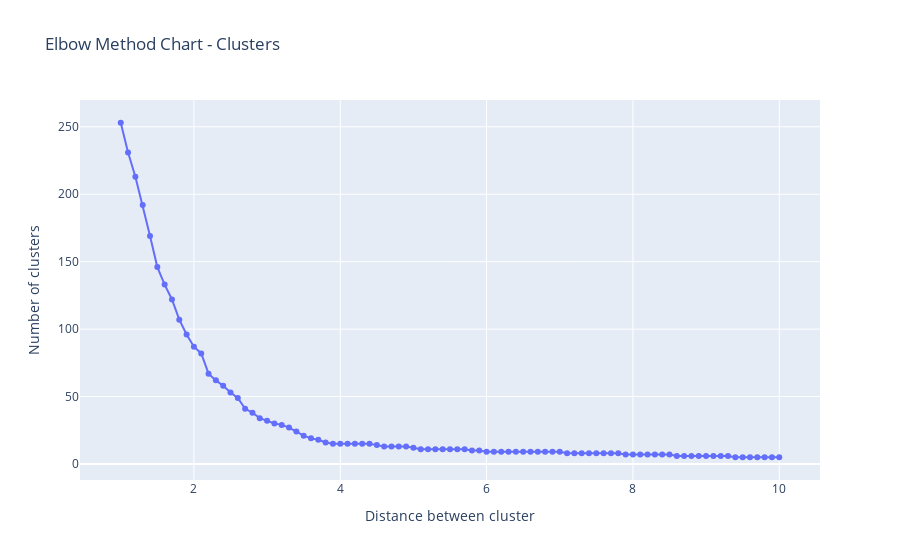

Write notebook code for a chart like this one.
### Markdown cell above
## Aglomerative Hierarchical Clustering using Ward Linkage

As indicated by the term hierarchical, the method seeks to build clusters based on hierarchy. Generally, there are two types of clustering strategies: **Agglomerative** and **Divisive**. Here, we mainly focus on the agglomerative approach, which can be easily pictured as a ‘bottom-up’ algorithm.

### Ward Linkage Method

There are four methods for combining clusters in agglomerative approach. The one we choose to use is called Ward’s Method. Unlike the others. Instead of measuring the distance directly, it analyzes the variance of clusters. Ward’s is said to be the most suitable method for quantitative variables.
    
$\Delta(A,B) = \sum_{i\in A \bigcup B} ||\overrightarrow{x_i} - \overrightarrow{m}_{A \bigcup B}||^2 - \sum_{i \in A}||\overrightarrow{x_i} - \overrightarrow{m}_A||^2 -\sum_{i \in B}||\overrightarrow{x_i}- \overrightarrow{m}_B||^2 
= \frac{n_An_B}{n_A+n_B} ||\overrightarrow{m}_A- \overrightarrow{m}_B||^2$

where $\overrightarrow{m}_j$ is the center of cluster j, and $n_j$ is the number of points in it. Δ is called the merging cost of combining the clusters A and B. With hierarchical clustering, the sum of squares starts out at zero (because every point is in its own cluster) and then grows as we merge clusters. Ward’s method keeps this growth as small as possible.

The euclidean distance is the straight line distance between two points in Euclidean Space.

$d(p,q) = \sqrt{(q_1 -p_1)^2 + (q_2 - p_2)^2 + \cdots + (q_n -p_n)^2} = \sqrt{\sum_{i=1} (q_i-p_i)^2}$

### Code cell
from scipy.cluster.hierarchy import linkage, fcluster, dendrogram
import matplotlib.pyplot as plt
import numpy as np
import plotly.graph_objects as go

# dist_matrix is long form distance matrix
# notice this is the intracluster SSE
def intracluster_sse(df: pd.DataFrame) -> float:
    avg = df.mean(axis = 1)
    sse = (df.T - avg).pow(2).sum().sum()
    return (sse)

linkage_matrix = linkage(pivot_combined.T, 'ward')
t_values = np.arange(1, 10.1, 0.1)
avg_sse = []
clusters = []
for t in t_values:
    res = fcluster(linkage_matrix, criterion = "distance", t = t)
    df = pd.DataFrame(res, index = pivot_combined.columns).reset_index()
    grouped_data = df.groupby(0)['catalog_id'].apply(list).reset_index()
    sse_list = []
    clusters.append(len(grouped_data))
    for catalog in grouped_data["catalog_id"]:
        sse_list.append(intracluster_sse(pivot_combined[catalog]))
    avg_sse.append(sum(sse_list))

fig = go.Figure()
fig.add_trace(go.Scatter(x=t_values, y=clusters, mode='lines+markers'))
fig.update_xaxes(title_text="Distance between cluster")
fig.update_yaxes(title_text="Number of clusters")
fig.update_layout(title="Elbow Method Chart - Clusters")

### Figure 1 — Plotly figure (JSON) as saved in the notebook; plotly's stock layout.template omitted (floating-point values rounded to 4 significant figures)
{"data": [{"mode": "lines+markers", "type": "scatter", "x": [1, 1.1, 1.2, 1.3, 1.4, 1.5, 1.6, 1.7, 1.8, 1.9, 2.0, 2.1, 2.2, 2.3, 2.4, 2.5, 2.6, 2.7, 2.8, 2.9, 3.0, 3.1, 3.2, 3.3, 3.4, 3.5, 3.6, 3.7, 3.8, 3.9, 4.0, 4.1, 4.2, 4.3, 4.4, 4.5, 4.6, 4.7, 4.8, 4.9, 5.0, 5.1, 5.2, 5.3, 5.4, 5.5, 5.6, 5.7, 5.8, 5.9, 6.0, 6.1, 6.2, 6.3, 6.4, 6.5, 6.6, 6.7, 6.8, 6.9, 7.0, 7.1, 7.2, 7.3, 7.4, 7.5, 7.6, 7.7, 7.8, 7.9, 8.0, 8.1, 8.2, 8.3, 8.4, 8.5, 8.6, 8.7, 8.8, 8.9, 9.0, 9.1, 9.2, 9.3, 9.4, 9.5, 9.6, 9.7, 9.8, 9.9, 10.0], "y": [253, 231, 213, 192, 169, 146, 133, 122, 107, 96, 87, 82, 67, 62, 58, 53, 49, 41, 38, 34, 32, 30, 29, 27, 24, 21, 19, 18, 16, 15, 15, 15, 15, 15, 15, 14, 13, 13, 13, 13, 12, 11, 11, 11, 11, 11, 11, 11, 10, 10, 9, 9, 9, 9, 9, 9, 9, 9, 9, 9, 9, 8, 8, 8, 8, 8, 8, 8, 8, 7, 7, 7, 7, 7, 7, 7, 6, 6, 6, 6, 6, 6, 6, 6, 5, 5, 5, 5, 5, 5, 5]}], "layout": {"title": {"text": "Elbow Method Chart - Clusters"}, "xaxis": {"title": {"text": "Distance between cluster"}}, "yaxis": {"title": {"text": "Number of clusters"}}}}
